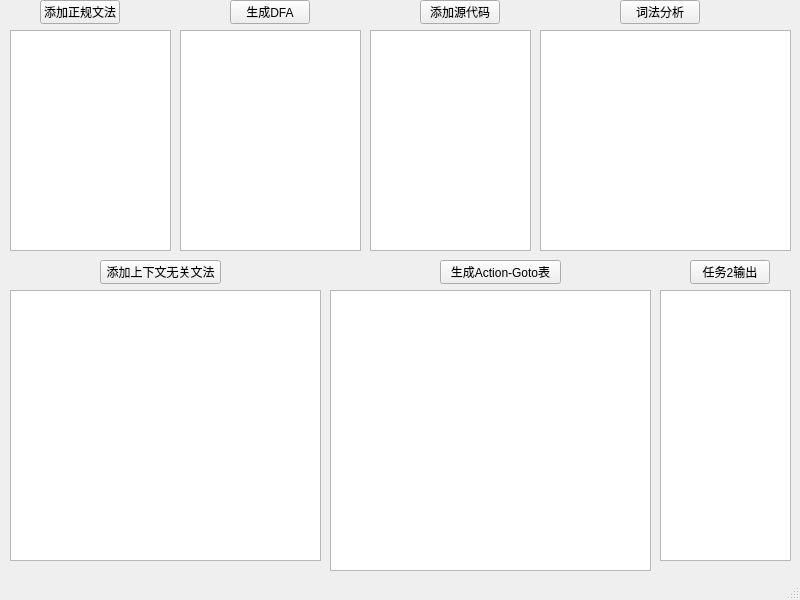
<?xml version="1.0" encoding="UTF-8"?>
<ui version="4.0">
 <class>MainWindow</class>
 <widget class="QMainWindow" name="MainWindow">
  <property name="geometry">
   <rect>
    <x>0</x>
    <y>0</y>
    <width>800</width>
    <height>600</height>
   </rect>
  </property>
  <property name="windowTitle">
   <string>MainWindow</string>
  </property>
  <widget class="QWidget" name="centralwidget">
   <widget class="QPushButton" name="pushButton">
    <property name="geometry">
     <rect>
      <x>40</x>
      <y>0</y>
      <width>80</width>
      <height>24</height>
     </rect>
    </property>
    <property name="text">
     <string>添加正规文法</string>
    </property>
   </widget>
   <widget class="QPushButton" name="pushButton_2">
    <property name="geometry">
     <rect>
      <x>420</x>
      <y>0</y>
      <width>80</width>
      <height>24</height>
     </rect>
    </property>
    <property name="text">
     <string>添加源代码</string>
    </property>
   </widget>
   <widget class="QPushButton" name="pushButton_3">
    <property name="geometry">
     <rect>
      <x>230</x>
      <y>0</y>
      <width>80</width>
      <height>24</height>
     </rect>
    </property>
    <property name="text">
     <string>生成DFA</string>
    </property>
   </widget>
   <widget class="QTextEdit" name="textEdit">
    <property name="geometry">
     <rect>
      <x>10</x>
      <y>30</y>
      <width>161</width>
      <height>221</height>
     </rect>
    </property>
   </widget>
   <widget class="QTextEdit" name="textEdit_2">
    <property name="geometry">
     <rect>
      <x>370</x>
      <y>30</y>
      <width>161</width>
      <height>221</height>
     </rect>
    </property>
   </widget>
   <widget class="QTextEdit" name="textEdit_3">
    <property name="geometry">
     <rect>
      <x>180</x>
      <y>30</y>
      <width>181</width>
      <height>221</height>
     </rect>
    </property>
   </widget>
   <widget class="QPushButton" name="pushButton_4">
    <property name="geometry">
     <rect>
      <x>620</x>
      <y>0</y>
      <width>80</width>
      <height>24</height>
     </rect>
    </property>
    <property name="text">
     <string>词法分析</string>
    </property>
   </widget>
   <widget class="QTextEdit" name="textEdit_4">
    <property name="geometry">
     <rect>
      <x>540</x>
      <y>30</y>
      <width>251</width>
      <height>221</height>
     </rect>
    </property>
   </widget>
   <widget class="QPushButton" name="pushButton_5">
    <property name="geometry">
     <rect>
      <x>100</x>
      <y>260</y>
      <width>121</width>
      <height>24</height>
     </rect>
    </property>
    <property name="text">
     <string>添加上下文无关文法</string>
    </property>
   </widget>
   <widget class="QPushButton" name="pushButton_6">
    <property name="geometry">
     <rect>
      <x>690</x>
      <y>260</y>
      <width>80</width>
      <height>24</height>
     </rect>
    </property>
    <property name="text">
     <string>任务2输出</string>
    </property>
   </widget>
   <widget class="QTextEdit" name="textEdit_5">
    <property name="geometry">
     <rect>
      <x>10</x>
      <y>290</y>
      <width>311</width>
      <height>271</height>
     </rect>
    </property>
   </widget>
   <widget class="QTextEdit" name="textEdit_6">
    <property name="geometry">
     <rect>
      <x>660</x>
      <y>290</y>
      <width>131</width>
      <height>271</height>
     </rect>
    </property>
   </widget>
   <widget class="QTextEdit" name="textEdit_7">
    <property name="geometry">
     <rect>
      <x>330</x>
      <y>290</y>
      <width>321</width>
      <height>281</height>
     </rect>
    </property>
   </widget>
   <widget class="QPushButton" name="pushButton_7">
    <property name="geometry">
     <rect>
      <x>440</x>
      <y>260</y>
      <width>121</width>
      <height>24</height>
     </rect>
    </property>
    <property name="text">
     <string>生成Action-Goto表</string>
    </property>
   </widget>
  </widget>
  <widget class="QMenuBar" name="menubar">
   <property name="geometry">
    <rect>
     <x>0</x>
     <y>0</y>
     <width>800</width>
     <height>21</height>
    </rect>
   </property>
  </widget>
  <widget class="QStatusBar" name="statusbar"/>
 </widget>
 <resources/>
 <connections/>
</ui>
